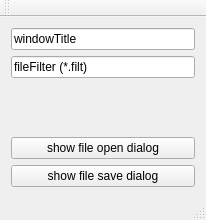
<?xml version="1.0" encoding="UTF-8"?>
<ui version="4.0">
 <class>MainWindow</class>
 <widget class="QMainWindow" name="MainWindow">
  <property name="geometry">
   <rect>
    <x>0</x>
    <y>0</y>
    <width>206</width>
    <height>220</height>
   </rect>
  </property>
  <property name="windowTitle">
   <string>MainWindow</string>
  </property>
  <widget class="QWidget" name="centralWidget">
   <layout class="QGridLayout" name="gridLayout">
    <item row="0" column="0">
     <layout class="QVBoxLayout" name="verticalLayout">
      <item>
       <widget class="QLineEdit" name="lineEdit">
        <property name="text">
         <string>windowTitle</string>
        </property>
       </widget>
      </item>
      <item>
       <widget class="QLineEdit" name="lineEdit_2">
        <property name="text">
         <string>fileFilter (*.filt)</string>
        </property>
       </widget>
      </item>
      <item>
       <spacer name="verticalSpacer">
        <property name="orientation">
         <enum>Qt::Vertical</enum>
        </property>
        <property name="sizeHint" stdset="0">
         <size>
          <width>20</width>
          <height>40</height>
         </size>
        </property>
       </spacer>
      </item>
      <item>
       <widget class="QPushButton" name="pushButton">
        <property name="text">
         <string>show file open dialog</string>
        </property>
       </widget>
      </item>
      <item>
       <widget class="QPushButton" name="pushButton_2">
        <property name="text">
         <string>show file save dialog</string>
        </property>
       </widget>
      </item>
     </layout>
    </item>
   </layout>
  </widget>
  <widget class="QMenuBar" name="menuBar">
   <property name="geometry">
    <rect>
     <x>0</x>
     <y>0</y>
     <width>206</width>
     <height>21</height>
    </rect>
   </property>
  </widget>
  <widget class="QToolBar" name="mainToolBar">
   <attribute name="toolBarArea">
    <enum>TopToolBarArea</enum>
   </attribute>
   <attribute name="toolBarBreak">
    <bool>false</bool>
   </attribute>
  </widget>
  <widget class="QStatusBar" name="statusBar"/>
 </widget>
 <layoutdefault spacing="6" margin="11"/>
 <resources/>
 <connections/>
</ui>
